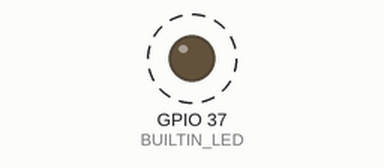
Simulated run of this sketch. Board: ESP32. Parts: output pins drawn as LEDs (lit = HIGH). Dashed ring = blinking. What the sketch prints to the serial monitor is not drawn.

Above: at 1.0 s.
Timing chart, 0 to 4.0 s (numbered marks = the images above):
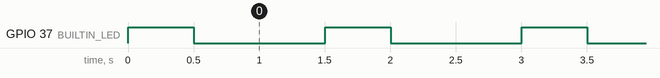

Measured:
- by itself, GPIO 37 (BUILTIN_LED): alternates HIGH for 0.50 s and LOW for 1.0 s

The sketch:

esp32_multicore_tasks.ino
```cpp
#define BUILTIN_LED 37
#define TASK1_RATE 500
#define TASK2_RATE 500

TaskHandle_t Task1, Task2;
SemaphoreHandle_t baton;

int t2, t3;
unsigned long loops1 = 10, loops2 = 10, qq = 0;
float t1;


void artificialSWLoad(){
  for(long i = 0; i < loops1; i++){
    for(long j = 1; j < loops2; j++){
      qq++;
      t1 = 5000.0 * i;
      t2 = 150 * 1234 * i;
      t3 = j % 554;
    }
  }
  delay(1000);
}

void artificialHWLoad(){
  digitalWrite(BUILTIN_LED, HIGH);
  delay(500);
  digitalWrite(BUILTIN_LED, LOW);
  delay(500);
}

void codeForTask1(void *parameter){                                 // Loop function for the task in core 1
  for(;;){
    long start = millis();

    artificialHWLoad();

    Serial.print("Finish Task 1 which runs on Core "); Serial.println(xPortGetCoreID());
    Serial.print("Time "); Serial.println(millis() - start);
    delay(TASK1_RATE);
  }
}

void codeForTask2(void *parameter){
  for(;;){
    long start = millis();

    artificialSWLoad();

    Serial.print("\tFinish Task 2 which runs on Core "); Serial.println(xPortGetCoreID());
    Serial.print("\tVariable values t1 = "); Serial.print(t1); Serial.print(", t2 = "); Serial.print(t2); Serial.print(" and t3 = "); Serial.println(t3);
    Serial.print("\tTime "); Serial.println(millis() - start);
    delay(TASK2_RATE);
  }
}

void setup() {
  Serial.begin(115200);
  pinMode(BUILTIN_LED, OUTPUT);

  baton = xSemaphoreCreateMutex();

  xTaskCreatePinnedToCore(
    codeForTask1,                                                    // Task function
    "Task1",                                                         // Task name
    10000,                                                           // Task stack size
    NULL,                                                            // Task parameter
    1,                                                               // Task priority
    &Task1,                                                          // Task handle to keep track of it
    0                                                                // Task core
  );

  delay(500);                                                        // Needed to comfortably start-up Task1

  xTaskCreatePinnedToCore(codeForTask2, "Task2", 10000, NULL, 1, &Task2, 1);
}

void loop() {
  delay(1000);                                                       // If no delay is added, as loop() runs in core 1, the high demand can slow the activity on that same core
}
```
